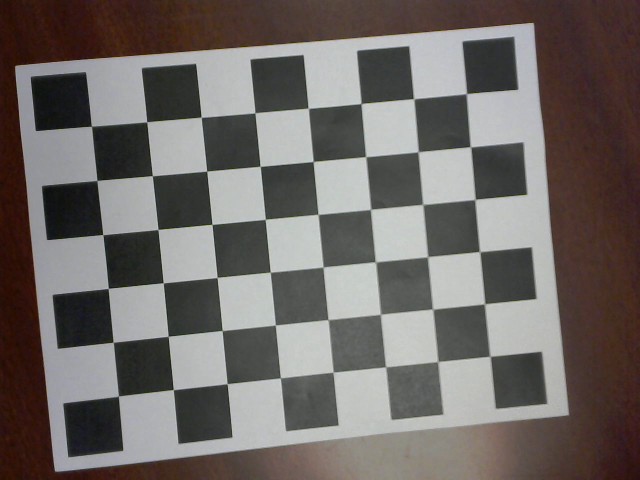
%> input picture TOOLBOX_calib/camera_calib1.tif, 1280 x 960 px (shown at 1/2 size)
$ octave --eval "result = compute_marker_location('TOOLBOX_calib/camera_calib1.tif');"   (GNU Octave 9; MATLAB toolbox functions it lacks are replaced by stand-ins)
%> lines starting %> are read from the running program, lines starting %| are printed output that depends on the picture; in (x1, y1, x2, y2) boxes, pixels count from 0 and x2, y2 are one past the last pixel; in counts of white or black regions, pixels touching at a corner belong together; the program's own positions count from 1
function centroids = compute_marker_location(img)
%> called with img = 'TOOLBOX_calib/camera_calib1.tif'
% Function compute_marker_location takes in a img(uint8 format) as an input argument
% and returns the centroids of the three markers as a 3x2 array.
% Perform necessary image processing operations to get the location of the
% centroids
%%%%%%%%%%%%%%%%%%%% YOUR CODE BELOW THIS LINE %%%%%%%%%%%%%%%%%%%%%%%%%%%%
img= imread(img);
%> img is the input picture: size 960x1280x3 uint8; mean R, G, B 110.3, 104.9, 101.8
%% Choose an appropriate threshold to segment the body of the target
hsv_img= rgb2hsv(img);
%> hsv_img: size 960x1280x3 double; mean H, S, V 0.317, 0.183, 0.443
h_img= hsv_img(:,:,1);
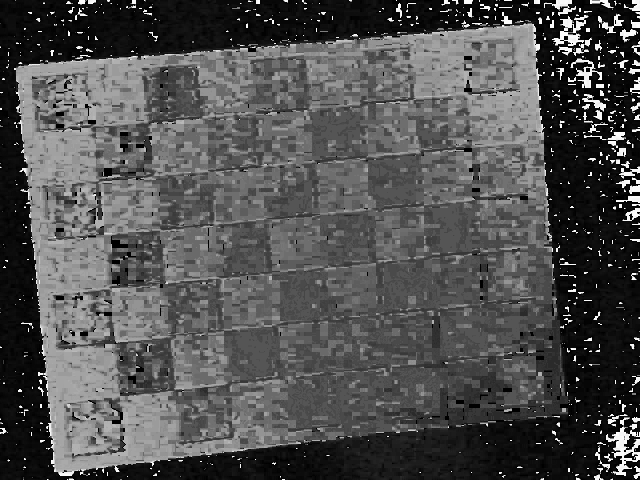
%> h_img: size 960x1280 double (shown at 1/2 size); min 0, max 0.995, mean 0.317
%imtool(h_img);
v_img= hsv_img(:,:,3);
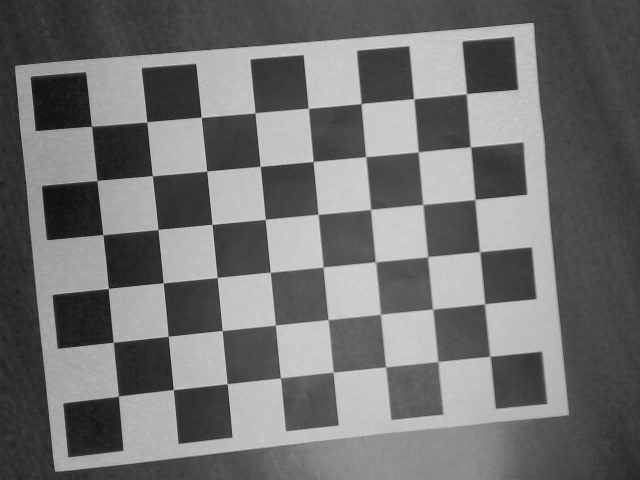
%> v_img: size 960x1280 double (shown at 1/2 size); min 0, max 0.902, mean 0.443
%imtool(v_img);

im_h_bw = h_img >= 0.10 & h_img <= 0.55;
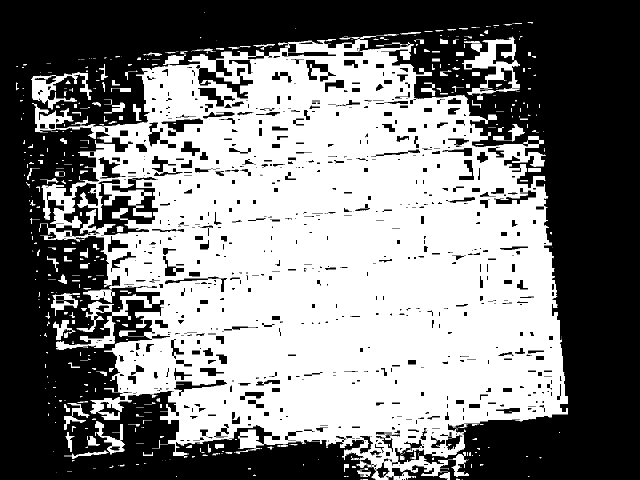
%> im_h_bw: size 960x1280 logical (shown at 1/2 size); 49.8% white; 417 white regions (228 under 20 px), largest, box (x1, y1, x2, y2) and area: (64, 68, 1136, 960) 584111, (924, 74, 1040, 190) 5234, (62, 144, 184, 219) 3168
%imshow(im_h_bw);
im_v_bw = v_img >= 0.25 & v_img <= 0.85;
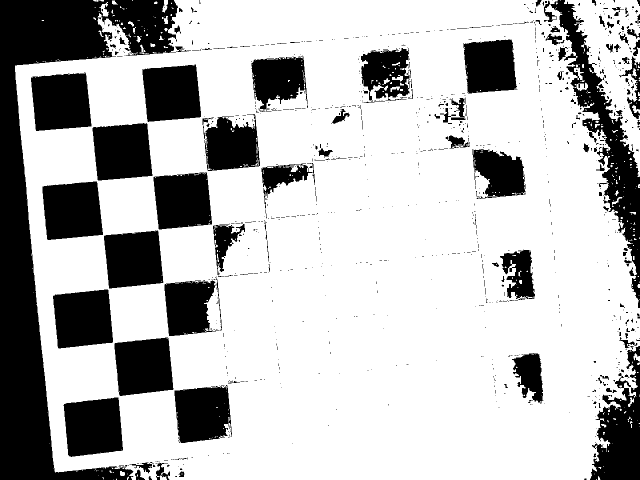
%> im_v_bw: size 960x1280 logical (shown at 1/2 size); 73.1% white; 1003 black regions (853 under 20 px), largest, box (x1, y1, x2, y2) and area: (0, 0, 374, 960) 97068, (1101, 0, 1280, 616) 23128, (1180, 692, 1280, 960) 14843
%imshow(im_v_bw);
fiducial_mask = im_h_bw & im_v_bw;
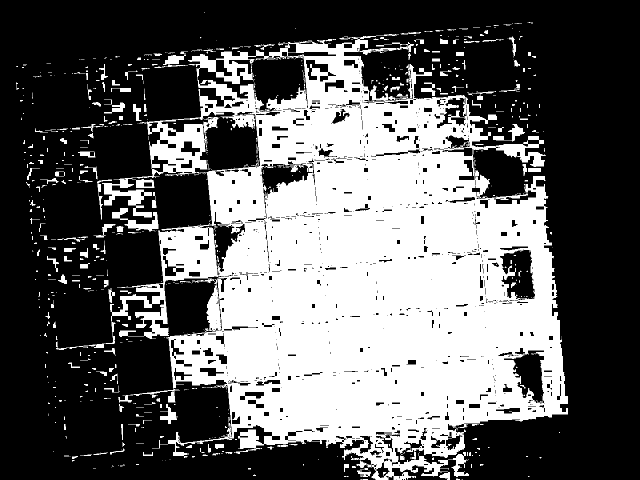
%> fiducial_mask: size 960x1280 logical (shown at 1/2 size); 38.2% white; 712 white regions (477 under 20 px), largest, box (x1, y1, x2, y2) and area: (112, 68, 1136, 960) 447687, (224, 416, 317, 463) 1445, (986, 248, 1050, 283) 702
%imshow(fiducial_mask);
%% Remove any unwanted blobs by querying the area or some morphological cleaning
bw_1=bwareaopen(fiducial_mask,90);
%% Invert the Image to get blobs corresponding to the internal circles of the target
%bw_2 = 1 - bw_1;
%imshow(bw_2);

bw_1 = imfill(bw_1,'holes');
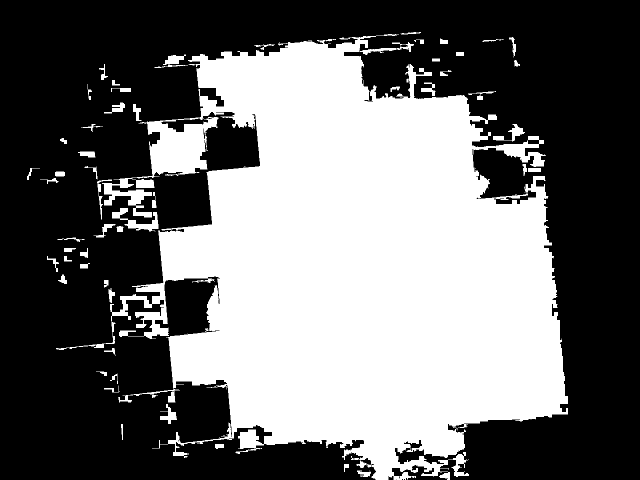
%> bw_1: size 960x1280 logical (shown at 1/2 size); 42.6% white; 57 white regions, largest, box (x1, y1, x2, y2) and area: (112, 68, 1136, 960) 511186, (224, 416, 317, 463) 1445, (986, 248, 1050, 283) 702
imshow(bw_1);

label = bwlabel(bw_1);
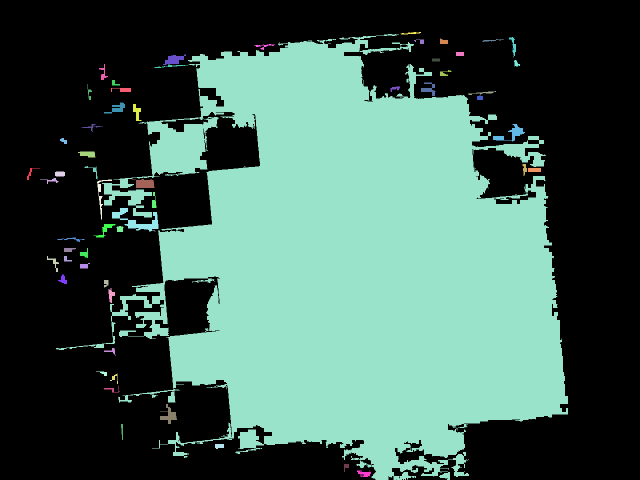
%> label: size 960x1280 double (shown at 1/2 size); 58 distinct labels, from 0 to 57; one colour per label, 0 black
stats = regionprops(logical(bw_1), 'Area', 'Centroid', 'Eccentricity');
%> stats = 57 regions; largest, Area, Centroid and Eccentricity: 511186 [713.5 531.3] 0.546, 1445 [274.5 443.1] 0.938, 702 [1023.2 268.1] 0.939, 598 [290.2 368.2] 0.891, 547 [338.9 831.9] 0.307

[m, l]= size(img);
%> m = 960; l = 3840
bw_3=false(m,640);
imshow(bw_3);
for i=1:length(stats)
    if((stats(i).Eccentricity) <0.6 & stats(i).Area >=100 & stats(i).Area <=350)
       bw_3(label==i)=1;
    end
end
%> this loop made 45 passes

imshow(bw_3);
structelem = strel('disk',2);
bw_4 = imdilate(bw_3, structelem);
%imshow(bw_4);
%% Get the centroids of the isolated circular blobs
label2 = bwlabel(bw_3);
stats2 = regionprops(logical(bw_3),'Centroid');
% Iterate over the centroids to gather the centroid positions.
for j=1:length(stats2)
    cod(:,j)= stats2(j).Centroid;
end

centroids = [cod(1) cod(2); cod(3) cod(4); cod(5) cod(6)];
%% Plot the contour and centroid position on top of the image
% Check bwboundaries/bwperim
boundaries = bwboundaries(label2);
imshow(img);
hold on
for k=1:length(stats2)
    b= boundaries{k};
    plot(b(:,2),b(:,1),'r','LineWidth',2);
    plot(cod(1,:),cod(2,:),'*g');
end


end
%> (the run ends here)

$ run again, on TOOLBOX_calib/camera_calib2.tif
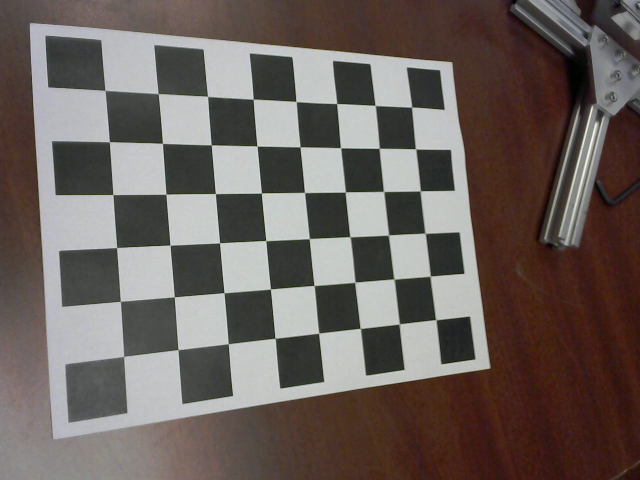
%> input picture TOOLBOX_calib/camera_calib2.tif, 1280 x 960 px (shown at 1/2 size)
%> in compute_marker_location, img is the input picture: size 960x1280x3 uint8; mean R, G, B 106.9, 97.4, 93.1
%> hsv_img: size 960x1280x3 double; mean H, S, V 0.273, 0.24, 0.428
%> in compute_marker_location, `im_h_bw = h_img >= 0.10 & h_img <= 0.55;`:
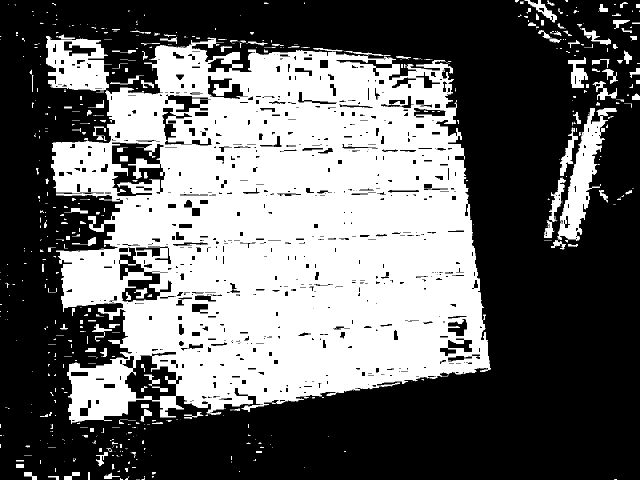
%> im_h_bw: size 960x1280 logical (shown at 1/2 size); 40.9% white; 546 white regions (336 under 20 px), largest, box (x1, y1, x2, y2) and area: (102, 75, 982, 848) 458855, (1114, 216, 1234, 482) 10223, (92, 72, 224, 182) 9530
%> im_v_bw: size 960x1280 logical; 73.2% white; 1354 black regions (1187 under 20 px), largest, box (x1, y1, x2, y2) and area: (1000, 0, 1280, 960) 85951, (1182, 197, 1280, 752) 20785, (105, 286, 226, 390) 11196
%> fiducial_mask: size 960x1280 logical; 25.3% white; 990 white regions (755 under 20 px), largest, box (x1, y1, x2, y2) and area: (106, 75, 982, 848) 269869, (1114, 216, 1216, 482) 8909, (106, 120, 224, 182) 4166
%> in compute_marker_location, `label = bwlabel(bw_1);`:
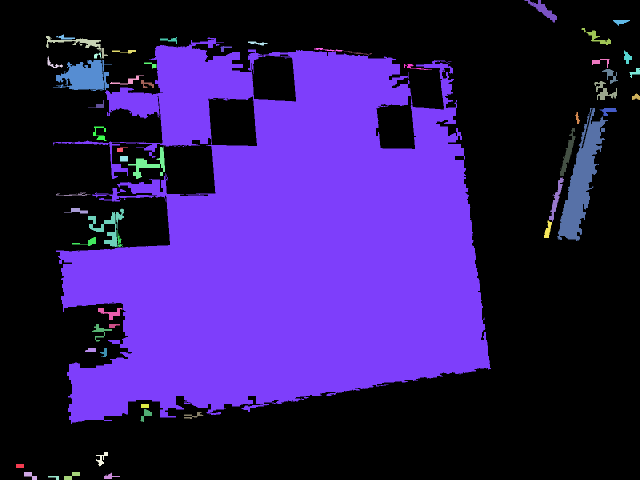
%> label: size 960x1280 double (shown at 1/2 size); 57 distinct labels, from 0 to 56; one colour per label, 0 black
%> stats = 56 regions; largest, Area, Centroid and Eccentricity: 435743 [576.5 494] 0.511, 9845 [1163.5 361.4] 0.985, 4375 [171.6 153.6] 0.802, 1601 [217.4 454.9] 0.325, 1321 [298.7 330] 0.865
%> the loop in compute_marker_location, `for i=1:length(stats)` made 56 passes
%> label2: size 960x640 double; every value is 0
%> stats2 = 0 regions
%> centroids = [1 1; 1 1; 1 1]
%> boundaries = {}
%> result = [1 1; 1 1; 1 1]

$ run again, on TOOLBOX_calib/camera_calib3.tif
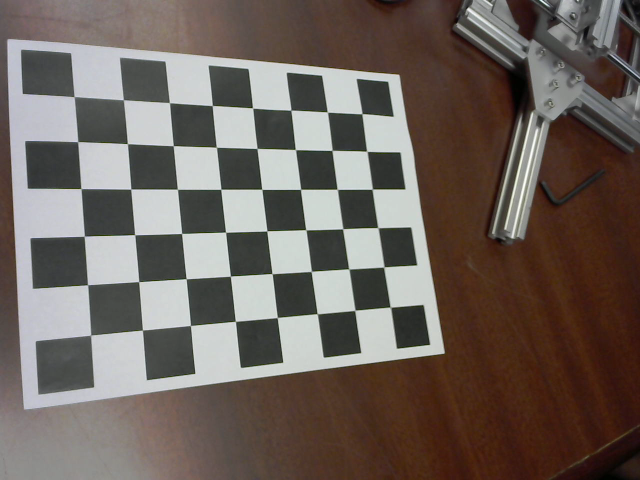
%> input picture TOOLBOX_calib/camera_calib3.tif, 1280 x 960 px (shown at 1/2 size)
%> in compute_marker_location, img is the input picture: size 960x1280x3 uint8; mean R, G, B 109.2, 98.8, 92.3
%> hsv_img: size 960x1280x3 double; mean H, S, V 0.245, 0.275, 0.438
%> in compute_marker_location, `im_h_bw = h_img >= 0.10 & h_img <= 0.55;`:
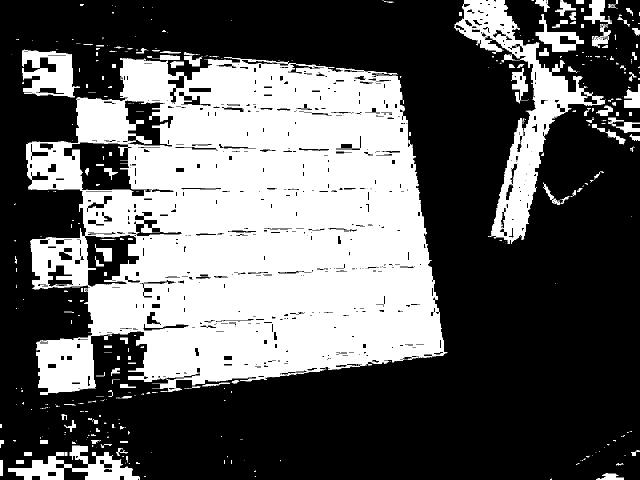
%> im_h_bw: size 960x1280 logical (shown at 1/2 size); 37.6% white; 374 white regions (231 under 20 px), largest, box (x1, y1, x2, y2) and area: (52, 114, 896, 790) 393153, (908, 0, 1212, 488) 32569, (16, 891, 280, 960) 7659
%> im_v_bw: size 960x1280 logical; 80% white; 1966 black regions (1676 under 20 px), largest, box (x1, y1, x2, y2) and area: (1070, 208, 1280, 960) 61712, (896, 0, 1070, 522) 14534, (55, 287, 161, 377) 8025
%> fiducial_mask: size 960x1280 logical; 26.9% white; 827 white regions (628 under 20 px), largest, box (x1, y1, x2, y2) and area: (52, 114, 891, 790) 262589, (908, 0, 1212, 488) 29371, (16, 891, 280, 960) 7659
%> in compute_marker_location, `label = bwlabel(bw_1);`:
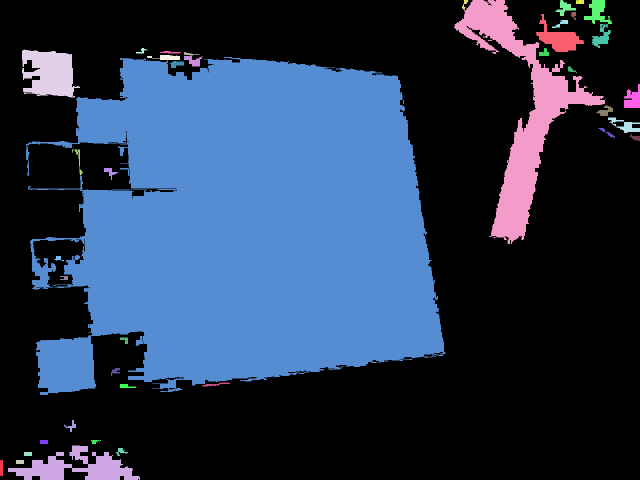
%> label: size 960x1280 double (shown at 1/2 size); 41 distinct labels, from 0 to 40; one colour per label, 0 black
%> stats = 40 regions; largest, Area, Centroid and Eccentricity: 410105 [501.4 454] 0.464, 34012 [1044.9 228.1] 0.921, 8203 [154.9 936] 0.969, 7824 [100.2 147.4] 0.553, 2856 [1118.9 78.5] 0.869
%> the loop in compute_marker_location, `for i=1:length(stats)` made 40 passes
%> label2: size 960x640 double; every value is 0
%> stats2 = 0 regions
%> centroids = [1 1; 1 1; 1 1]
%> boundaries = {}
%> result = [1 1; 1 1; 1 1]
